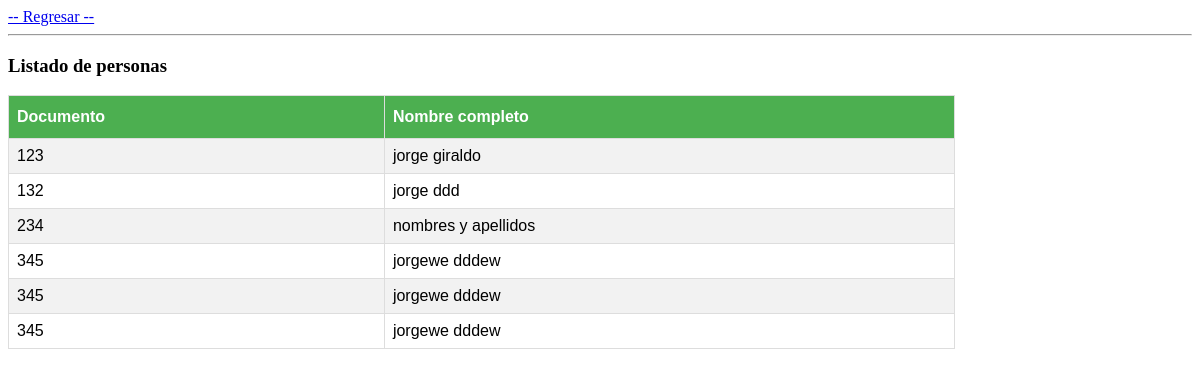
Screenshot of /bienes/personas/listar with the database file from the repository.
### bienes/models.py (models this page shows, shortened)
class persona(models.Model):
    documento=models.IntegerField()
    nombres = models.CharField(max_length=30)
    apellidos = models.CharField(max_length=30)
    edad = models.IntegerField(default=0)

### bienes/views.py (the view)
# urls.py: path('personas/listar', views.getpersonas, name='getpersonas'),
def getpersonas(request):
    lista = persona.objects.order_by('documento')
    ctx = {'personas': lista}
    return render (request,"bienes/listadoPersonas.html",ctx)

### bienes/templates/bienes/listadoPersonas.html
{% load static %}
<html>
<head><link rel="stylesheet" type="text/css" href="{% static 'bienes/tablas.css' %}">
</head>
<body>
<a href="/bienes"> -- Regresar -- </a>
<hr/>
<h3>Listado de personas</h3>
{% if personas %}
    <table id="personas">
        <tr><th>Documento</th><th>Nombre completo</th></tr>
    {% for p in personas %}
        <tr><td>{{p.documento}}</td><td>{{p.nombres}}&nbsp;{{p.apellidos}}</td></tr>
    {% endfor %}
    </table>
{% else %}
    <p>Error de programación</p>
{% endif %}
</body>
</html>

### bienes/static/bienes/tablas.css (style rules this page uses)
#personas { font-family: "Trebuchet MS", Arial, Helvetica, sans-serif; border-collapse: collapse; width: 80%; }
#personas td, #personas th { border: 1px solid #ddd; padding: 8px; }
#personas tr:nth-child(even) { background-color: #f2f2f2; }
#personas th { padding-top: 12px; padding-bottom: 12px; text-align: left; background-color: #4CAF50; color: white; }

### rows the page displays
persona: documento "123", nombres "jorge", apellidos "giraldo"
persona: documento "132", nombres "jorge", apellidos "ddd"
persona: documento "234", nombres "nombres y", apellidos "apellidos"
persona: documento "345", nombres "jorgewe", apellidos "dddew"
persona: documento "345", nombres "jorgewe", apellidos "dddew"
persona: documento "345", nombres "jorgewe", apellidos "dddew"
